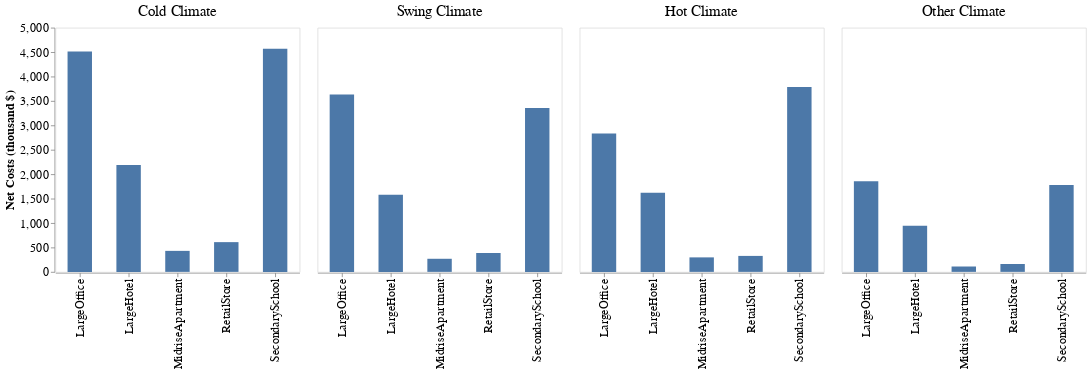

Here is the notebook cell this chart was saved with:
### Code cell
# Create pivot table of NPV of System Costs
building_order = ['LargeOffice', 'LargeHotel', 'MidriseApartment', 'RetailStore', 'SecondarySchool']
sch_order = ['Cold Climate', 'Swing Climate', 'Hot Climate', 'Other Climate']
chart = alt.Chart(df).mark_bar(size=30).encode(
    x=alt.X('Building Type:N', title=None, sort=building_order),
    y=alt.Y('Value:Q', axis=alt.Axis(grid=False, title='Net Costs (thousand $)')),
    facet=alt.Facet('climate', columns=4, title=None, header=alt.Header(labelFontSize=18), sort=sch_order)).configure_axis(titleFontSize=15, labelFontSize=15, grid=False
                ).configure_legend(labelFontSize=15, titleFontSize=15).properties(width=200, height=350).properties(
    width=300,
    height=300
).show()

### Figure 1 — Vega-Lite specification as saved in the notebook (floating-point values rounded to 4 significant figures)
{"config": {"view": {"continuousWidth": 300, "continuousHeight": 300}, "axis": {"grid": false, "labelFontSize": 15, "titleFontSize": 15}, "legend": {"labelFontSize": 15, "titleFontSize": 15}}, "data": {"name": "data-b242ddea884551786825f67f5f6ad8e5"}, "mark": {"type": "bar", "size": 30}, "encoding": {"facet": {"columns": 4, "field": "climate", "header": {"labelFontSize": 18}, "sort": ["Cold Climate", "Swing Climate", "Hot Climate", "Other Climate"], "title": null, "type": "nominal"}, "x": {"field": "Building Type", "sort": ["LargeOffice", "LargeHotel", "MidriseApartment", "RetailStore", "SecondarySchool"], "title": null, "type": "nominal"}, "y": {"axis": {"grid": false, "title": "Net Costs (thousand $)"}, "field": "Value", "type": "quantitative"}}, "height": 300, "width": 300, "$schema": "https://vega.github.io/schema/vega-lite/v5.20.1.json", "datasets": {"data-b242ddea884551786825f67f5f6ad8e5": [{"Location": "Minneapolis", "Value": 608.9, "Fuel Cost Savings": 173.0, "LCCC": 2743.0, "Cost per ton": -2743.0, "Building Type": "RetailStore", "climate": "Cold Climate"}, {"Location": "Miami", "Value": 1621.0, "Fuel Cost Savings": 449.2, "LCCC": 2853.0, "Cost per ton": -2853.0, "Building Type": "LargeHotel", "climate": "Hot Climate"}, {"Location": "Minneapolis", "Value": 2186.0, "Fuel Cost Savings": 1288.0, "LCCC": 2868.0, "Cost per ton": -2868.0, "Building Type": "LargeHotel", "climate": "Cold Climate"}, {"Location": "Minneapolis", "Value": 430.0, "Fuel Cost Savings": 197.5, "LCCC": 2945.0, "Cost per ton": -2945.0, "Building Type": "MidriseApartment", "climate": "Cold Climate"}, {"Location": "Chicago", "Value": 1578.0, "Fuel Cost Savings": 1172.0, "LCCC": 2145.0, "Cost per ton": -2145.0, "Building Type": "LargeHotel", "climate": "Swing Climate"}, {"Location": "LosAngeles", "Value": 946.7, "Fuel Cost Savings": 967.5, "LCCC": 1980.0, "Cost per ton": -1980.0, "Building Type": "LargeHotel", "climate": "Other Climate"}, {"Location": "Chicago", "Value": 386.9, "Fuel Cost Savings": 142.5, "LCCC": 2290.0, "Cost per ton": -2290.0, "Building Type": "RetailStore", "climate": "Swing Climate"}, {"Location": "LosAngeles", "Value": 1854.0, "Fuel Cost Savings": 258.8, "LCCC": 2642.0, "Cost per ton": -2642.0, "Building Type": "LargeOffice", "climate": "Other Climate"}, {"Location": "Miami", "Value": 2832.0, "Fuel Cost Savings": 34.1, "LCCC": 2980.0, "Cost per ton": -2980.0, "Building Type": "LargeOffice", "climate": "Hot Climate"}, {"Location": "LosAngeles", "Value": 110.0, "Fuel Cost Savings": 78.14, "LCCC": 1951.0, "Cost per ton": -1951.0, "Building Type": "MidriseApartment", "climate": "Other Climate"}, {"Location": "Chicago", "Value": 3355.0, "Fuel Cost Savings": 911.4, "LCCC": 2279.0, "Cost per ton": -2279.0, "Building Type": "SecondarySchool", "climate": "Swing Climate"}, {"Location": "LosAngeles", "Value": 161.4, "Fuel Cost Savings": 27.56, "LCCC": 2283.0, "Cost per ton": -2283.0, "Building Type": "RetailStore", "climate": "Other Climate"}, {"Location": "Chicago", "Value": 3632.0, "Fuel Cost Savings": 768.9, "LCCC": 2331.0, "Cost per ton": -2331.0, "Building Type": "LargeOffice", "climate": "Swing Climate"}, {"Location": "Miami", "Value": 327.0, "Fuel Cost Savings": 1.392, "LCCC": 2790.0, "Cost per ton": -2790.0, "Building Type": "RetailStore", "climate": "Hot Climate"}, {"Location": "Chicago", "Value": 268.2, "Fuel Cost Savings": 172.2, "LCCC": 2217.0, "Cost per ton": -2217.0, "Building Type": "MidriseApartment", "climate": "Swing Climate"}, {"Location": "Miami", "Value": 296.8, "Fuel Cost Savings": 22.6, "LCCC": 2810.0, "Cost per ton": -2810.0, "Building Type": "MidriseApartment", "climate": "Hot Climate"}, {"Location": "LosAngeles", "Value": 1779.0, "Fuel Cost Savings": 244.1, "LCCC": 2412.0, "Cost per ton": -2412.0, "Building Type": "SecondarySchool", "climate": "Other Climate"}, {"Location": "Miami", "Value": 3783.0, "Fuel Cost Savings": 52.1, "LCCC": 2714.0, "Cost per ton": -2714.0, "Building Type": "SecondarySchool", "climate": "Hot Climate"}, {"Location": "Minneapolis", "Value": 4511.0, "Fuel Cost Savings": 967.5, "LCCC": 2689.0, "Cost per ton": -2689.0, "Building Type": "LargeOffice", "climate": "Cold Climate"}, {"Location": "Minneapolis", "Value": 4570.0, "Fuel Cost Savings": 1152.0, "LCCC": 2625.0, "Cost per ton": -2625.0, "Building Type": "SecondarySchool", "climate": "Cold Climate"}]}}
